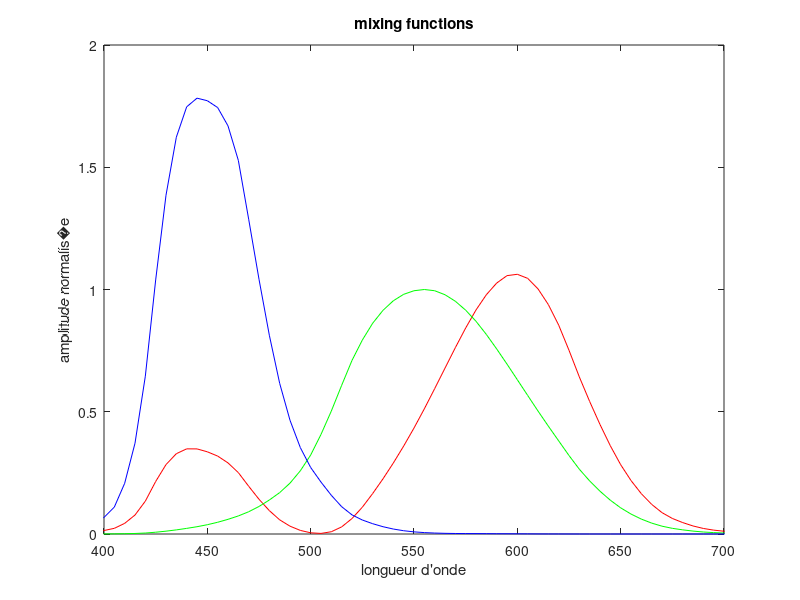

Reproduce this figure in MATLAB.
function [lambda, xb, yb, zb]=genemel
[lambda,xb,yb,zb]=melxyz;
plot(lambda,xb,'r',lambda,yb,'g',lambda,zb,'b')
title('mixing functions')
xlabel('longueur d''onde')
ylabel('amplitude normalis�e')
axis([400 700 0 2])

function [lambda,xb,yb,zb]=melxyz
tab=[...
380 0.001368 0.000039 0.006450;...
385 0.002236 0.000064 0.010550;...
390 0.004243 0.000120 0.020050;...
395 0.007650 0.000217 0.036210;...
400 0.014310 0.000396 0.067850;...
405 0.023190 0.000640 0.110200;...
410 0.043510 0.001210 0.207400;...
415 0.077630 0.002180 0.371300;...
420 0.134380 0.004000 0.645600;...
425 0.214770 0.007300 1.039050;...
430 0.283900 0.011600 1.385600;...
435 0.328500 0.016840 1.622960;...
440 0.348280 0.023000 1.747060;...
445 0.348060 0.029800 1.782600;...
450 0.336200 0.038000 1.772110;...
455 0.318700 0.048000 1.744100;...
460 0.290800 0.060000 1.669200;...
465 0.251100 0.073900 1.528100;...
470 0.195360 0.090980 1.287640;...
475 0.142100 0.112600 1.041900;...
480 0.095640 0.139020 0.812950;...
485 0.057950 0.169300 0.616200;...
490 0.032010 0.208020 0.465180;...
495 0.014700 0.258600 0.353300;...
500 0.004900 0.323000 0.272000;...
505 0.002400 0.407300 0.212300;...
510 0.009300 0.503000 0.158200;...
515 0.029100 0.608200 0.111700;...
520 0.063270 0.710000 0.078250;...
525 0.109600 0.793200 0.057250;...
530 0.165500 0.862000 0.042160;...
535 0.225750 0.914850 0.029840;...
540 0.290400 0.954000 0.020300;...
545 0.359700 0.980300 0.013400;...
550 0.433450 0.994950 0.008750;...
555 0.512050 1.000000 0.005750;...
560 0.594500 0.995000 0.003900;...
565 0.678400 0.978600 0.002750;...
570 0.762100 0.952000 0.002100;...
575 0.842500 0.915400 0.001800;...
580 0.916300 0.870000 0.001650;...
585 0.978600 0.816300 0.001400;...
590 1.026300 0.757000 0.001100;...
595 1.056700 0.694900 0.001000;...
600 1.062200 0.631000 0.000800;...
605 1.045600 0.566800 0.000600;...
610 1.002600 0.503000 0.000340;...
615 0.938400 0.441200 0.000240;...
620 0.854450 0.381000 0.000190;...
625 0.751400 0.321000 0.000100;...
630 0.642400 0.265000 0.000050;...
635 0.541900 0.217000 0.000030;...
640 0.447900 0.175000 0.000020;...
645 0.360800 0.138200 0.000010;...
650 0.283500 0.107000 0.000000;...
655 0.218700 0.081600 0.000000;...
660 0.164900 0.061000 0.000000;...
665 0.121200 0.044580 0.000000;...
670 0.087400 0.032000 0.000000;...
675 0.063600 0.023200 0.000000;...
680 0.046770 0.017000 0.000000;...
685 0.032900 0.011920 0.000000;...
690 0.022700 0.008210 0.000000;...
695 0.015840 0.005723 0.000000;...
700 0.011359 0.004102 0.000000;...
705 0.008111 0.002929 0.000000;...
710 0.005790 0.002091 0.000000;...
715 0.004109 0.001484 0.000000;...
720 0.002899 0.001047 0.000000;...
725 0.002049 0.000740 0.000000;...
730 0.001440 0.000520 0.000000;...
735 0.001000 0.000361 0.000000;...
740 0.000690 0.000249 0.000000;...
745 0.000476 0.000172 0.000000;...
750 0.000332 0.000120 0.000000;...
755 0.000235 0.000085 0.000000;...
760 0.000166 0.000060 0.000000;...
765 0.000117 0.000042 0.000000;...
770 0.000083 0.000030 0.000000;...
775 0.000059 0.000021 0.000000;...
780 0.000042 0.000015 0.000000...
];
lambda=tab(:,1);
xb=tab(:,2);
yb=tab(:,3);
zb=tab(:,4);